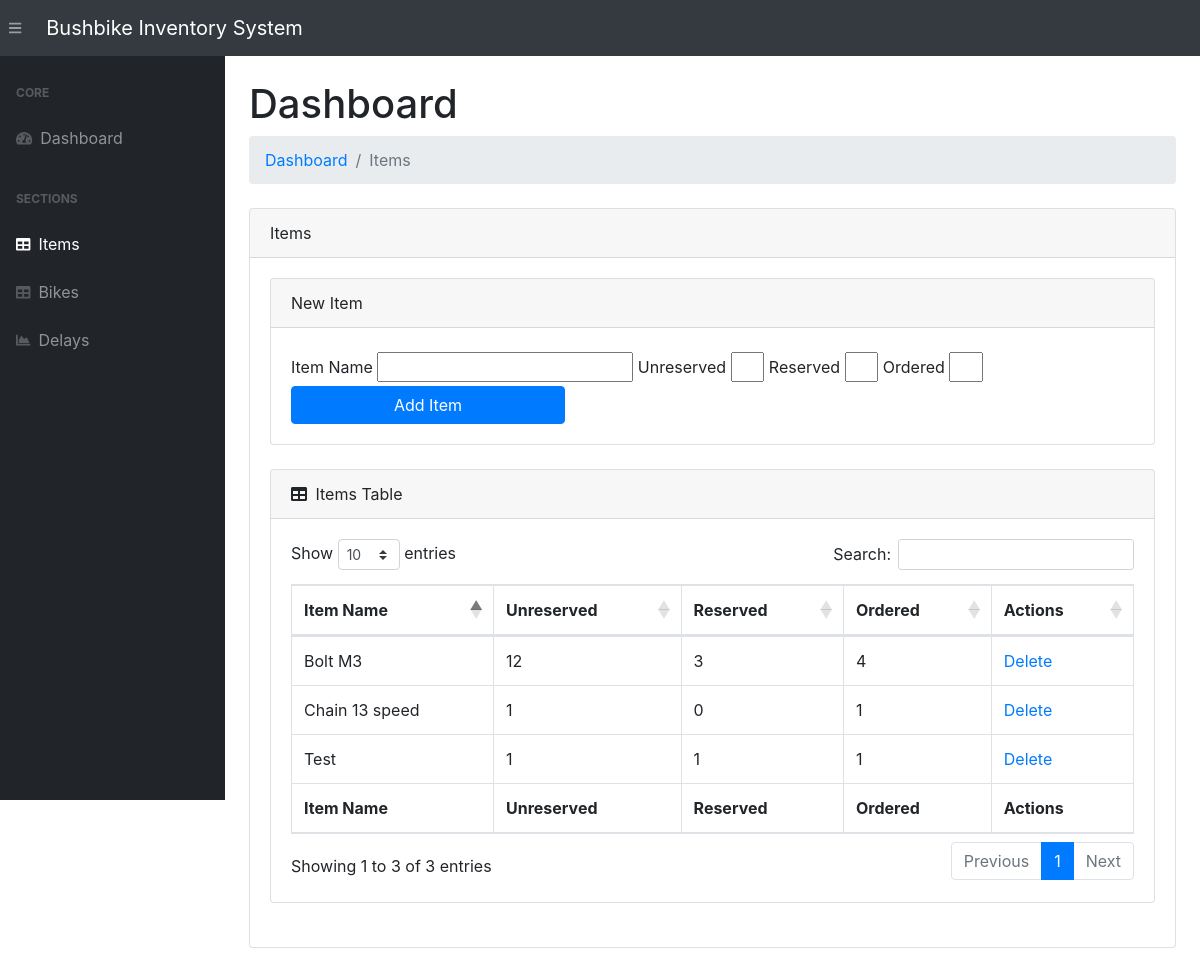
Page /items/ on the earlier database version.
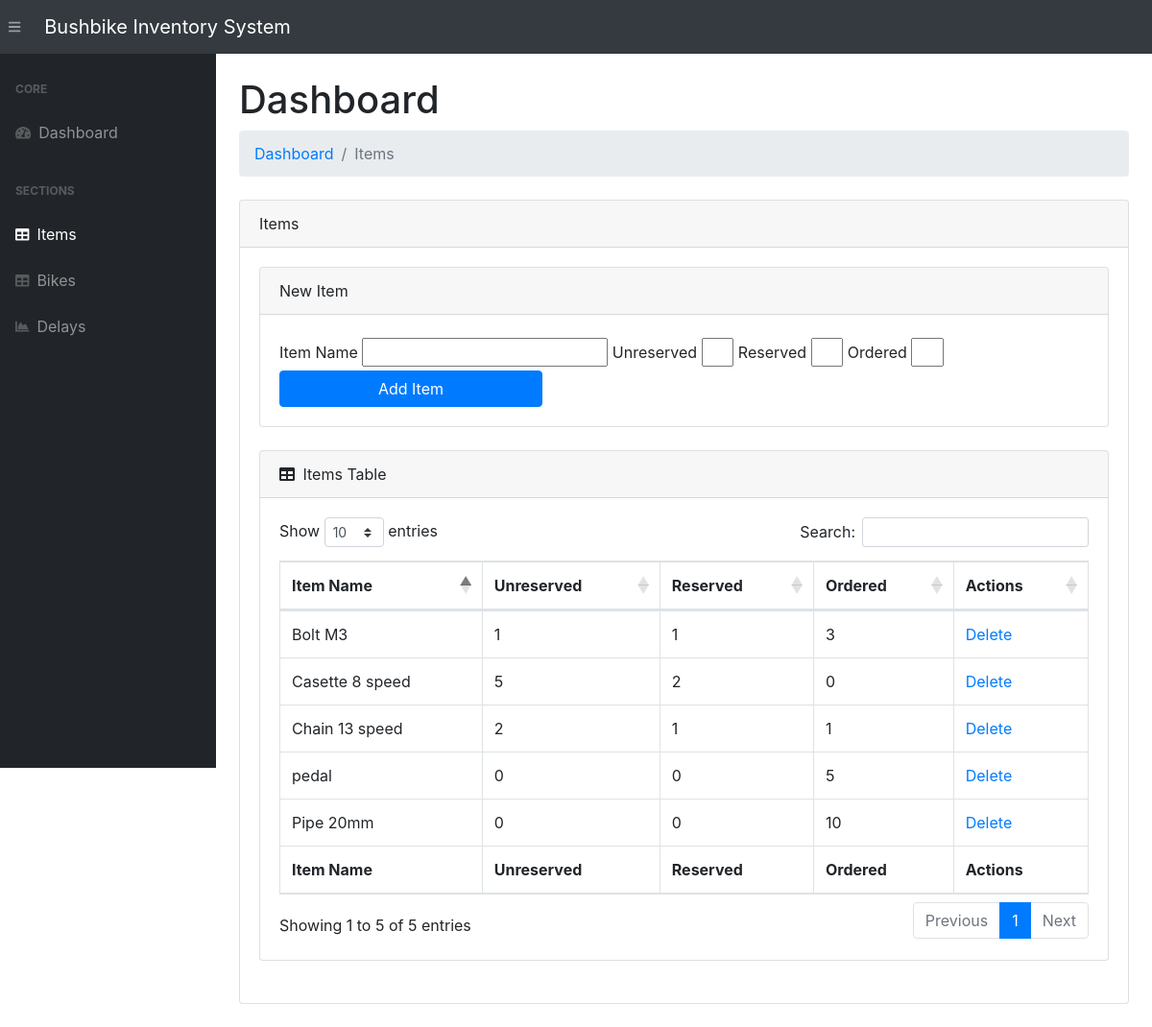
Same page on the later database version.
### app.py (models this page shows, shortened)
class Item(db.Model):
    __tablename__ = 'items'
    item_name       = db.Column(db.String(200), primary_key=True)
    unreserved      = db.Column(db.Integer, default=0)
    reserved        = db.Column(db.Integer, default=0)
    ordered         = db.Column(db.Integer, default=0)

### app.py (the view)
@app.route('/items/', methods=["POST", "GET"])
def viewItem():
    if (request.method == "POST") and ('item_name' in request.form):
        item_name = request.form["item_name"]
        reserved, unreserved, ordered = 0,0,0
        try:
            ordered         = request.form["ordered"]
            unreserved      = request.form["unreserved"]
            reserved        = request.form["reserved"]
        except KeyError:
            return "You did not enter a number in one of the number-fields. Please also enter ""0"" if applicable"
        new_item = Item(item_name=item_name, ordered=ordered, unreserved=unreserved, reserved=reserved)
        try:
            db.session.add(new_item)
            db.session.commit()
            return redirect("/items/")
        except:
            items   = Item.query.order_by(Item.item_name).all()
            return "There Was an issue while add a new Product"
    else:
        items   = Item.query.order_by(Item.item_name).all()
        return render_template("items.html", items=items)

### templates/items.html (shortened to what this page needs)
{% extends 'base.html' %}
{% block content %}
<main>
    <div class="container-fluid">
        <h1 class="mt-4">Dashboard</h1>
        <ol class="breadcrumb mb-4">
            <li class="breadcrumb-item"><a href="/">Dashboard</a></li>
            <li class="breadcrumb-item active">Items</li>
        </ol>
        <div class="card mb-4">
            <div class="card-header">Items</div>
            <div class="card-body">
                <div class="card mb-4">
                    <div class="card-header">New Item</div>
                    <div class="card-body">
                        <form action="/items/" method="POST" id="item_form">
                            <label for="item_name" class="col-form-label">Item Name</label>
                            <input type="text" name="item_name" id="item_name">
                            <label for="unreserved" class="col-form-label">Unreserved</label>
                            <input type="number" name="unreserved" id="unreserved" min="0" step="1">
                            <label for="reserved" class="col-form-label">Reserved</label>
                            <input type="number" name="reserved" id="reserved" min="0" step="1">
                            <label for="ordered" class="col-form-label">Ordered</label>
                            <input type="number" name="ordered" id="ordered" min="0" step="1">
                            <input id="submitItem" value="Add Item" class="btn btn-primary">
                        </form>
                    </div>
                </div>
                <div class="card mb-4">
                    <div class="card-header">
                        <i class="fas fa-table mr-1"></i>
                        Items Table
                    </div>
                    <div class="card-body">
                        <div class="table-responsive">
                            {% if items|length < 1 %} <h4>There are no Items, add one above</h4>
                                {% else %}
                                <table class="table table-bordered" id="dataTable" width="100%" cellspacing="0">
                                    <thead>
                                        <tr>
                                            <th>Item Name</th>
                                            <th>Unreserved</th>
                                            <th>Reserved</th>
                                            <th>Ordered</th>
                                            <th>Actions</th>
                                        </tr>
                                    </thead>
                                    <tfoot>
                                        <tr>
                                            <th>Item Name</th>
                                            <th>Unreserved</th>
                                            <th>Reserved</th>
                                            <th>Ordered</th>
                                            <th>Actions</th>
                                        </tr>
                                    </tfoot>
                                    <tbody>
                                        {% for item in items %}
                                        <tr>
                                            <td>{{ item.item_name }}</td>
                                            <td>{{ item.unreserved }}</td>
                                            <td>{{ item.reserved }}</td>
                                            <td>{{ item.ordered }}</td>
                                            <td>
                                                <a href="/delete-item/{{ item.item_name }}">Delete</a>
                                            </td>
                                        </tr>
                                        {% endfor %}
                                    </tbody>
                                </table>
                                {% endif %}
                        </div>
                    </div>
                </div>
            </div>
        </div>
    </div>
</main>
{% endblock %}

### templates/base.html (shortened to what this page needs)
<!DOCTYPE html>
<html lang="en">
<head>
    <link rel="stylesheet" href="{{ url_for('static', filename='css/bootstrap/styles.css')}}">
    <link href="https://cdn.datatables.net/1.10.20/css/dataTables.bootstrap4.min.css" rel="stylesheet" />
</head>
<body class="sb-nav-fixed">
    <nav class="sb-topnav navbar navbar-expand navbar-dark bg-dark">
        <button class="btn btn-link btn-sm order-1 order-lg-0" id="sidebarToggle" href="#"><i class="fas fa-bars"></i></button>
        <a class="navbar-brand" href="/">Bushbike Inventory System</a>
    </nav>
    <div id="layoutSidenav">
        <div id="layoutSidenav_nav">
            <nav class="sb-sidenav accordion sb-sidenav-dark" id="sidenavAccordion">
                <div class="sb-sidenav-menu">
                    <div class="nav">
                        <div class="sb-sidenav-menu-heading">Core</div>
                        <a class="nav-link" href="/">
                            <div class="sb-nav-link-icon"><i class="fas fa-tachometer-alt"></i></div>
                            Dashboard
                        </a>
                        <div class="sb-sidenav-menu-heading">Sections</div>
                        <a class="nav-link" href="/items/">
                            <div class="sb-nav-link-icon"><i class="fas fa-table"></i></div>
                            Items
                        </a>
                        <a class="nav-link" href="/bikes/">
                            <div class="sb-nav-link-icon"><i class="fas fa-table"></i></div>
                            Bikes
                        </a>
                        <a class="nav-link" href="/delays/">
                            <div class="sb-nav-link-icon"><i class="fas fa-chart-area"></i></div>
                            Delays
                        </a>
                    </div>
                </div>
            </nav>
        </div>
        <div id="layoutSidenav_content">
            {% block content %}
            {% endblock %}
        </div>
    </div>
</body>
</html>

Differences in the rows shown:
removed Item: item_name "Test", unreserved "1", reserved "1", ordered "1"
changed Item "Bolt M3": unreserved "12" → "1"; reserved "3" → "1"; ordered "4" → "3"
added Item: item_name "Casette 8 speed", unreserved "5", reserved "2", ordered "0"
changed Item "Chain 13 speed": unreserved "1" → "2"; reserved "0" → "1"
added Item: item_name "Pipe 20mm", unreserved "0", reserved "0", ordered "10"
added Item: item_name "pedal", unreserved "0", reserved "0", ordered "5"
Other differences:
text written by a page script: "Show entries Search: Showing 1 to 3 of 3 entries Previous 1 Next" → "Show entries Search: Showing 1 to 5 of 5 entries Previous 1 Next"
